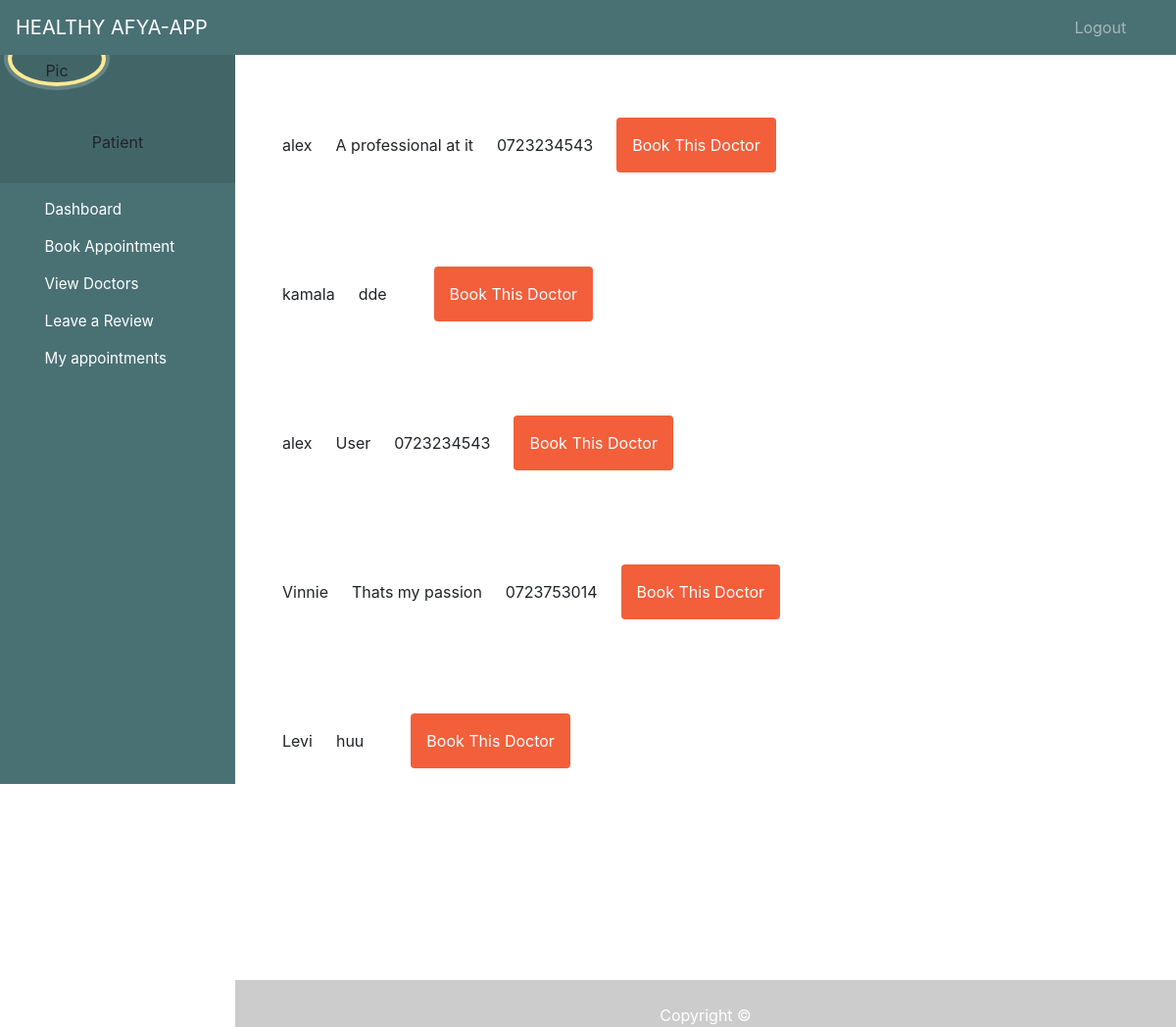
The page /patient/dashboard/content/doctor-by-county/6 on the database its author committed.
### bookingapp/models.py (models this page shows, shortened)
class Doctor(models.Model):
    CARD ='Cardiologist'
    DERMA = 'Dermatologist'
    EMERGE =  'Emergency Specialist'
    ALLERGY = 'Allergy Specialist'
    ANAE = 'Anesthesiologist'
    COLON = 'COlon and Rectal Surgeon'
    NORMAL = 'Consultant'
    SPECIALIZATION_CHOICES = [
        (CARD, 'Cardiologist'),
        (DERMA, 'Dermatologist'),
        (EMERGE, 'Emergency Specialist'),
        (ALLERGY, 'Allergy Specialist'),
        (ANAE, 'Anesthesiologist'),
        (COLON, 'COlon and Rectal Surgeon'),
        (NORMAL, 'Consultant'),
    ]
    user = models.OneToOneField(User, on_delete=models.CASCADE, related_name='doctor', null=True)
    age = models.IntegerField(null=True)
    phone = models.CharField(max_length=255)
    county = models.ForeignKey(County, on_delete=models.CASCADE, null=True)
    specialization = models.CharField(max_length=50,choices=SPECIALIZATION_CHOICES , null=True)
    biography = models.TextField(null=True, default='-')
    birth_date = models.DateField(null=True, blank=True)
    has_schedule = models.BooleanField(default=False)
    last_update = models.DateTimeField(auto_now = True)
    created_at = models.DateTimeField(auto_now_add = True)

### bookingapp/views.py (the view)
# urls.py: path('patient/dashboard/content/doctor-by-county/<county_id>', views.view_doctor_by_county, name= 'doctor-by-county'),
def view_doctor_by_county(request, county_id):
    county_doctor = Doctor.objects.filter(county=county_id).order_by('specialization')
    return render(request, 'patient/doctor_by_county.html', { 'county_doctor': county_doctor })

### bookingapp/templates/patient/doctor_by_county.html (shortened to what this page needs)
{% extends 'patient/dashboard.html' %}
{% load tailwind_tags %}
{% block content %}
<!DOCTYPE html>
<html lang="en">
<head>
    {% tailwind_css %}
</head>
<body>
    {% for doctor in county_doctor %}
    <table>
    <div class="relative container mx-auto p-6">
        <div class="flex space-x-6 p-6">
    <li class="flex items-center justify-between"> <a href="">{{ doctor.user.first_name }} </a></li>
    <li class="flex items-center justify-between"> {{ doctor.biography }}</li>
    <li class="flex items-center justify-between"> {{ doctor.phone }}</li>
    <a href="{% url 'appointment-form' doctor.id  %}" class="p-3 px-6 pt-2 text-white bg-brightRed rounded baseline hover:bg-brightRedLight">
        Book This Doctor
    </a>
   </div>
</div>
</table>
    {% endfor %}
</body>
</html>
{% endblock %}

### rows shown on the page
Doctor: user.first_name "alex", biography "A professional at it", phone "0723234543"
Doctor: user.first_name "kamala", biography "dde"
Doctor: user.first_name "alex", biography "User", phone "0723234543"
Doctor: user.first_name "Vinnie", biography "Thats my passion", phone "0723753014"
Doctor: user.first_name "Levi", biography "huu"
